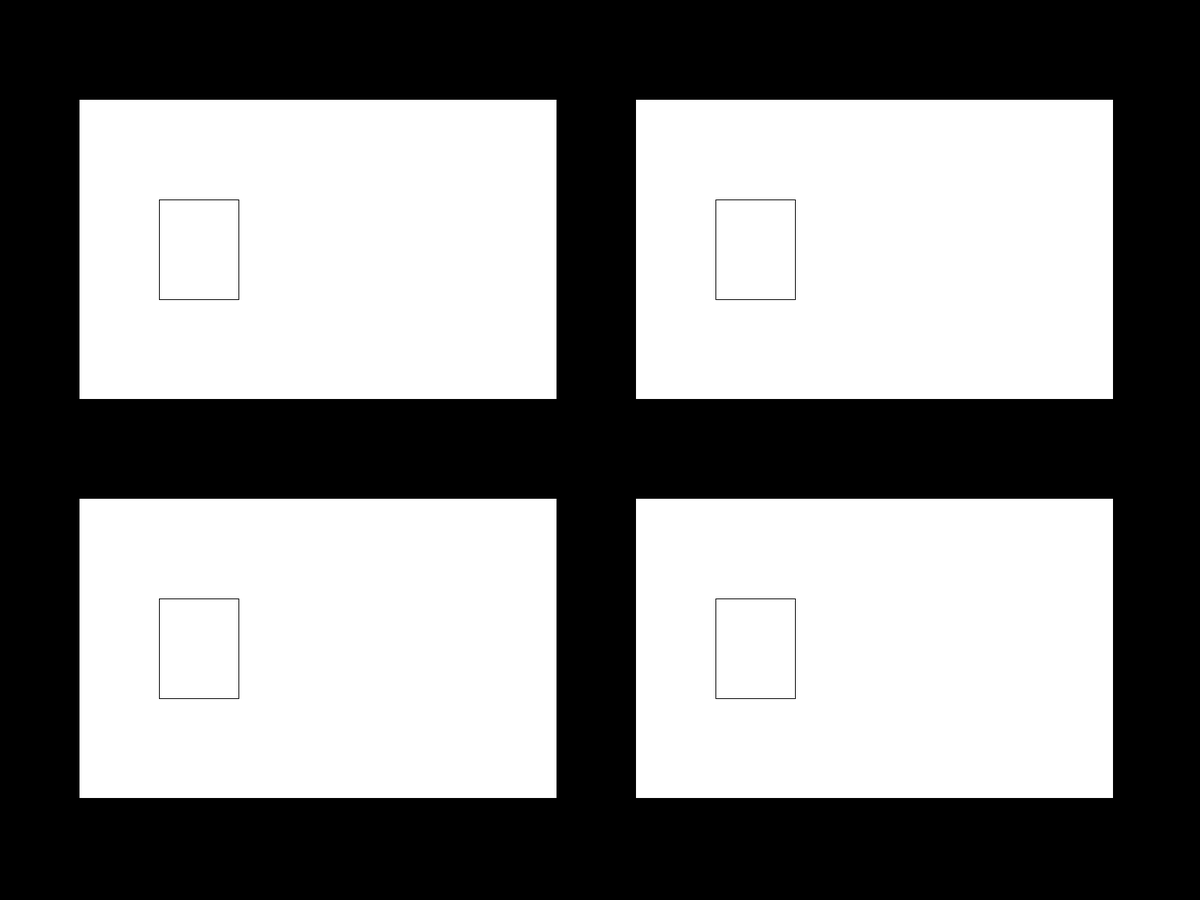
Frame 1 (no input)
Frame 60 (the mouse pressed at the canvas centre just before this capture): identical to frame 1, image omitted
Frame 120 (the mouse held since frame 60 and released just before this capture): identical to frame 1, image omitted

The Processing sketch that drew this single still picture (run headless with seeded random() and noise(); from frame 60 on, the mouse is pressed at the canvas centre):

// Processing sketch: Layout
// ── Layout.pde
int xUnit;
int yUnit;
int modHeight;
int modWidth;

ArrayList<Module> modules = new ArrayList<Module>();

void setup() {
  background(0);
  fullScreen();
  fill(255);
  stroke(255);
  
  xUnit = displayWidth/15;
  yUnit = displayHeight/9;
  modHeight = yUnit*3;
  modWidth = xUnit*6;
  
  Module switchModule = new Module( 1*xUnit, 1*yUnit, modWidth, modHeight );
  Module dialModule = new Module( 8*xUnit, 1*yUnit, modWidth, modHeight );
  Module ledModule = new Module( 1*xUnit, 5*yUnit, modWidth, modHeight );
  Module jackModule = new Module( 8*xUnit, 5*yUnit, modWidth, modHeight );
  
  modules.add(switchModule);
  modules.add(dialModule);
  modules.add(ledModule);
  modules.add(jackModule);
}

void draw() {
  drawModules();
}

void drawModules() {
  for (int i = 0; i < modules.size(); i++){
    Module m = modules.get(i);
    m.render();
    println(m.xPos);
  }
}
// ── Module.pde
class Module {
  
  int xPos, yPos, modW, modH;
  
  Module(int x, int y, int w, int h) {
    xPos = x;
    yPos = y;
    modW = w;
    modH = h;
  }
  
  void render() {
    fill(255);
    noStroke();
    rect(xPos,yPos,modW,modH);
    stroke(0);
    rect(xPos + xUnit, yPos + yUnit, xUnit, yUnit);
  }
  
}
